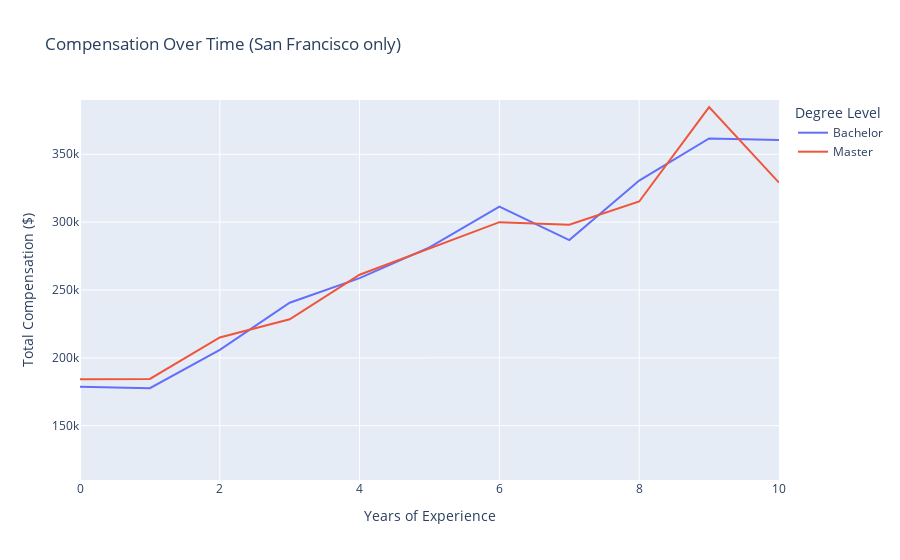

The cell this chart's notebook holds for it:
### Code cell
temp_df = df[df['location'] == 'San Francisco, CA']
grped = temp_df.groupby(['degree', 'yoe_total']).agg({'tc': ['mean', 'median', 'std']})
grped.columns = grped.columns.map('_'.join)
grped['lower'] = grped['tc_mean'] - grped['tc_std']
grped['upper'] = grped['tc_mean'] + grped['tc_std']

fig = px.line(grped,
    x=grped.index.get_level_values('yoe_total'),
    y='tc_mean',
    color=grped.index.get_level_values('degree'),
    labels={
        "x": "Years of Experience",
        "tc_mean": "Total Compensation ($)",
        "color": "Degree Level"
    },
    title="Compensation Over Time (San Francisco only)"
)
fig.update_yaxes(range=[110000, 390000])
#fig.write_image('./vis/fig2.png', scale=3)

### Figure 1 — Plotly figure (JSON) as saved in the notebook; plotly's stock layout.template omitted (floating-point values rounded to 4 significant figures)
{"data": [{"hovertemplate": "Degree Level=Bachelor<br>Years of Experience=%{x}<br>Total Compensation ($)=%{y}<extra></extra>", "legendgroup": "Bachelor", "line": {"color": "#636efa", "dash": "solid"}, "marker": {"symbol": "circle"}, "mode": "lines", "name": "Bachelor", "orientation": "v", "showlegend": true, "type": "scatter", "x": [0, 1, 2, 3, 4, 5, 6, 7, 8, 9, 10], "xaxis": "x", "y": [178800.0, 177700.0, 205900.0, 240600.0, 258800.0, 281400.0, 311375, 286800.0, 330700.0, 361700.0, 360500.0], "yaxis": "y"}, {"hovertemplate": "Degree Level=Master<br>Years of Experience=%{x}<br>Total Compensation ($)=%{y}<extra></extra>", "legendgroup": "Master", "line": {"color": "#EF553B", "dash": "solid"}, "marker": {"symbol": "circle"}, "mode": "lines", "name": "Master", "orientation": "v", "showlegend": true, "type": "scatter", "x": [0, 1, 2, 3, 4, 5, 6, 7, 8, 9, 10], "xaxis": "x", "y": [184200.0, 184500.0, 215100.0, 228500.0, 261200.0, 280500.0, 300000.0, 298200.0, 315200.0, 384800.0, 329100.0], "yaxis": "y"}], "layout": {"legend": {"title": {"text": "Degree Level"}, "tracegroupgap": 0}, "title": {"text": "Compensation Over Time (San Francisco only)"}, "xaxis": {"anchor": "y", "domain": [0, 1], "title": {"text": "Years of Experience"}}, "yaxis": {"anchor": "x", "domain": [0, 1], "range": [110000, 390000], "title": {"text": "Total Compensation ($)"}}}}
